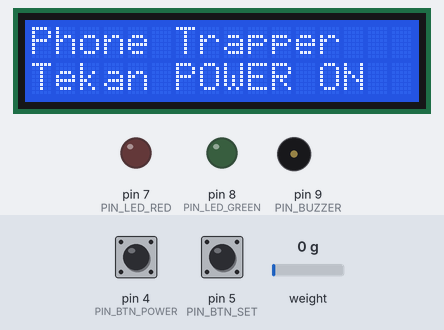
This sketch was run on a simulated Arduino Uno, built with avr-gcc and run on an emulated ATmega328P. On the bench: 16×2 character LCD, output pins drawn as LEDs (lit = HIGH), buzzer (waves = sounding). Dashed ring = blinking. Inputs (shaded band) come from the test bench; at power-on: pin 4 (PIN_BTN_POWER) HIGH, pin 5 (PIN_BTN_SET) HIGH, weight on the scale 0 g. What the sketch prints to the serial monitor is not drawn.

Above: at 3.9 s.
4.0 s: pin 4 (PIN_BTN_POWER) pulled LOW for 0.15 s
At 6.3 s:
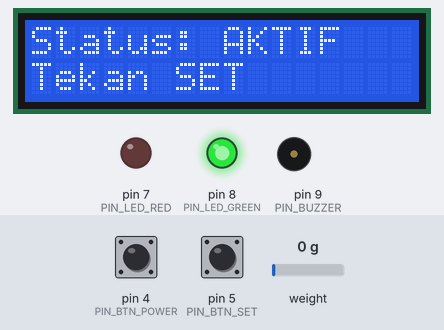
6.8 s: pin 5 (PIN_BTN_SET) pulled LOW for 0.15 s
At 8.5 s:
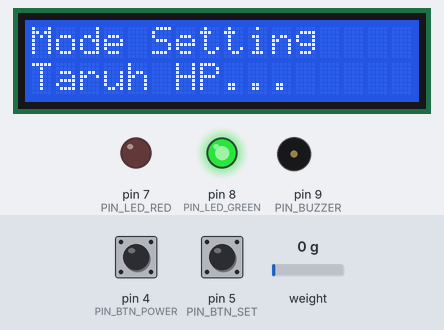
9.6 s: weight on the scale set to 26 g
11.1 s: weight on the scale set to 34 g
At 12.3 s:
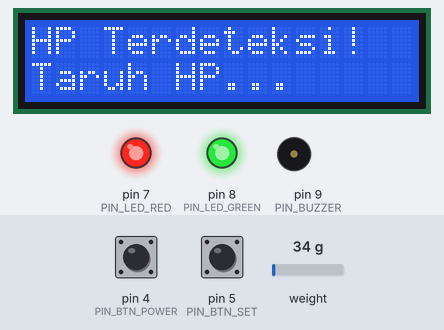
12.9 s: pin 5 (PIN_BTN_SET) pulled LOW for 1 s
At 16.7 s:
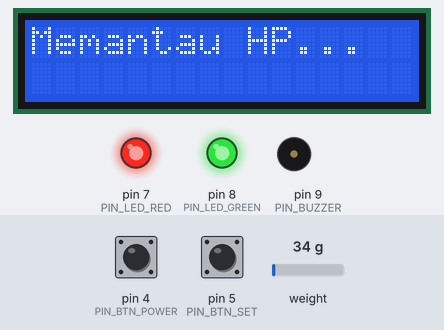
16.9 s: weight on the scale set to 48 g
18.4 s: weight on the scale set to 59 g
At 19.17 s:
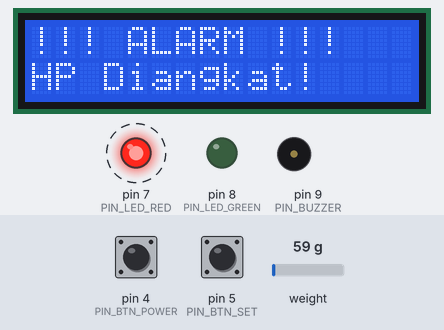
Timing chart, 0 to 21.5 s (numbered marks = the images above; inputs shaded):
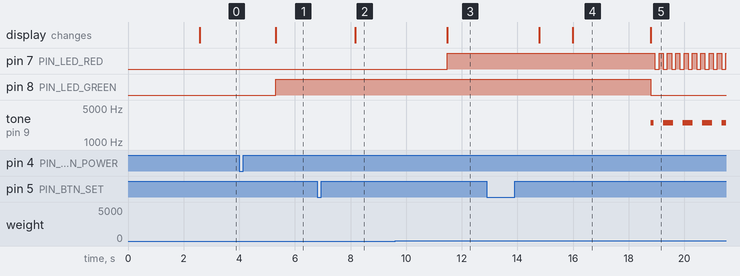

Measured:
- the behaviour switches between 30 and 31 g on weight on the scale (found by bisection; images 2 and 3)
- the behaviour switches between 54 and 55 g on weight on the scale (found by bisection; images 4 and 5)
- after the input at 4.0 s, pin 8 (PIN_LED_GREEN): LOW → HIGH after 1.3 s; the display: changes after 1.3 s (image 1)
- after the input at 6.8 s, the display: changes after 1.4 s (image 2)
- after the input at 9.6 s, every drawn part: stays the same
- after the input at 11.1 s, pin 7 (PIN_LED_RED): LOW → HIGH after 0.37 s; the display: changes after 0.38 s (image 3)
- after the input at 12.9 s, the display: first changes after 1.9 s (image 4 shows a later state)
- after the input at 16.9 s, every drawn part: stays the same
- after the input at 18.4 s, pin 7 (PIN_LED_RED): alternates HIGH for 0.15 s and LOW for 0.15 s, starting after 0.54 s; pin 8 (PIN_LED_GREEN): HIGH → LOW after 0.39 s; tone on pin 9 (PIN_BUZZER): silent → 2500 Hz after 0.39 s, then repeats every 0.70 s: silent 0.35 s, 2500 Hz 0.35 s; the display: changes after 0.39 s (image 5)

The sketch:

sketch_may20a.ino
```cpp
#include "HX711.h"
#include <LiquidCrystal.h>

// ─── PIN ────────────────────────────────────────────────────
#define PIN_HX_DT     2
#define PIN_HX_SCK    3
#define PIN_BTN_POWER 4
#define PIN_BTN_SET   5
#define PIN_LED_RED   7
#define PIN_LED_GREEN 8
#define PIN_BUZZER    9
LiquidCrystal lcd(13, 12, 11, 10, 6, A0);

// ─── KONFIGURASI ────────────────────────────────────────────
const float         CAL_FACTOR    = 423;
const float         THRESHOLD_G   = 20.0;
const float         MIN_WEIGHT_G  = 30.0;
const unsigned long DEBOUNCE_MS   = 250UL;
const unsigned long READ_INTERVAL = 500UL;

// ─── STATE ──────────────────────────────────────────────────
enum State { S_OFF, S_IDLE, S_SETTING, S_MONITORING, S_ALARM };
State state     = S_OFF;
State prevState = S_OFF;

// ─── VARIABEL ───────────────────────────────────────────────
HX711 scale;
float refWeight = 0.0;

unsigned long lastRelease[2] = {0, 0};
bool          prevBtn[2]     = {HIGH, HIGH};
unsigned long lastReadMs     = 0;
unsigned long lastBlinkMs    = 0;
unsigned long suppressUntilMs = 0;
bool          blinkState     = false;
bool          setReadyInSetting = false;
bool prevBothDown = false;
bool buzzerMuted  = false;
//bool suppressAfterBoth = false;
uint8_t       powerTapCount   = 0;
unsigned long firstPowerTapMs = 0;

// ─── HELPER ─────────────────────────────────────────────────

bool released(uint8_t pin, uint8_t idx) {
  bool cur = digitalRead(pin);
  bool ok  = false;
  if (cur == HIGH && prevBtn[idx] == LOW) {
    unsigned long now = millis();
    if (now - lastRelease[idx] > DEBOUNCE_MS) {
      ok = true;
      lastRelease[idx] = now;
    }
  }
  prevBtn[idx] = cur;
  return ok;
}

float readWeight() {
  if (scale.is_ready()) return scale.get_units(3);
  return -9999.0;
}

void leds(bool green, bool red) {
  digitalWrite(PIN_LED_GREEN, green ? HIGH : LOW);
  digitalWrite(PIN_LED_RED,   red   ? HIGH : LOW);
}

void buzzerOff() {
  noTone(PIN_BUZZER);
  digitalWrite(PIN_BUZZER, LOW);
}

void blinkPin(uint8_t pin, unsigned long interval) {
  if (millis() - lastBlinkMs >= interval) {
    lastBlinkMs = millis();
    blinkState  = !blinkState;
    digitalWrite(pin, blinkState ? HIGH : LOW);
  }
}

void bipBuzzer() {
  if (buzzerMuted) return;
  ((millis() / 350) % 2) ? tone(PIN_BUZZER, 2500) : noTone(PIN_BUZZER);
}

void printBar(const char* msg) {
  Serial.println(F("─────────────────────────"));
  Serial.println(msg);
  Serial.println(F("─────────────────────────"));
}

// ─── LCD HELPER ─────────────────────────────────────────────//

void lcdRow(uint8_t row, const char* text) {
  lcd.setCursor(0, row);
  uint8_t i = 0;
  while (text[i] && i < 16) { lcd.write(text[i]); i++; }
  while (i < 16)             { lcd.write(' ');     i++; }
}

void lcdRowF(uint8_t row, const __FlashStringHelper* fstr) {
  char buf[17];
  strncpy_P(buf, (const char*)fstr, 16);
  buf[16] = '\0';
  lcdRow(row, buf);
}
/*
void lcdShowWeight(uint8_t row, float w) {
  char line[17];
  if (w > -9999.0) snprintf(line, 17, "Berat:%6.1f g", w);
  else              snprintf(line, 17, "Berat:  --   g");
  lcdRow(row, line);
}
*/

void lcdUpdateState() {
  lcd.clear();
  switch (state) {
    case S_OFF:
      lcdRowF(0, F("Phone Trapper"));
      lcdRowF(1, F("Tekan POWER ON"));
      break;
    case S_IDLE:
      lcdRowF(0, F("Status: AKTIF"));
      lcdRowF(1, F("Tekan SET"));
      break;
    case S_SETTING:
      lcdRowF(0, F("Mode Setting"));
      lcdRowF(1, F("Taruh HP..."));
      break;
    case S_MONITORING:
      lcdRowF(0, F("Memantau HP..."));
      //lcdShowWeight(1, refWeight);
      break;
    case S_ALARM:
      lcdRowF(0, F("!!! ALARM !!!"));
      lcdRowF(1, F("HP Diangkat!"));
      break;
  }
}
// ─── AKHIR LCD HELPER ───────────────────────────────────────

// ─── SETUP ──────────────────────────────────────────────────
void setup() {
  Serial.begin(9600);

  pinMode(PIN_LED_GREEN, OUTPUT); digitalWrite(PIN_LED_GREEN, LOW);
  pinMode(PIN_LED_RED,   OUTPUT); digitalWrite(PIN_LED_RED,   LOW);
  pinMode(PIN_BUZZER,    OUTPUT); digitalWrite(PIN_BUZZER,    LOW);

  pinMode(PIN_BTN_POWER, INPUT_PULLUP);
  pinMode(PIN_BTN_SET,   INPUT_PULLUP);

  lcd.begin(16, 2);                                  // ← TAMBAH
  lcdRowF(0, F("Phone Trapper"));                    // ← TAMBAH
  lcdRowF(1, F("Memulai..."));                       // ← TAMBAH

  delay(1500);

  prevBtn[0]     = digitalRead(PIN_BTN_POWER);
  prevBtn[1]     = digitalRead(PIN_BTN_SET);
  lastRelease[0] = millis();
  lastRelease[1] = millis();

  scale.begin(PIN_HX_DT, PIN_HX_SCK);
  scale.set_scale(CAL_FACTOR);
  scale.tare();

  state = S_OFF;
  lcdUpdateState();                                  // ← TAMBAH

  Serial.println(F("=============================="));
  Serial.println(F("   IoT Phone Trapper v7"));
  Serial.println(F("=============================="));
  Serial.print(F("  Pin4 (POWER) saat boot: "));
  Serial.println(digitalRead(PIN_BTN_POWER) == LOW ? F("DITEKAN (cek wiring!)") : F("OK (HIGH)"));
  Serial.print(F("  Pin5 (SET)   saat boot: "));
  Serial.println(digitalRead(PIN_BTN_SET)   == LOW ? F("DITEKAN (cek wiring!)") : F("OK (HIGH)"));
  Serial.println(F("  Status: MATI"));
  Serial.println(F("=============================="));
}

// ─── LOOP UTAMA ─────────────────────────────────────────────
void loop() {

  // ── CEK KEDUA TOMBOL BERSAMAAN ─────────────────────────  //
  //bool pwrDown  = (digitalRead(PIN_BTN_POWER) == LOW);
  //bool setDown  = (digitalRead(PIN_BTN_SET)   == LOW);
  bool bothDown = (digitalRead(PIN_BTN_POWER) == LOW) &&
                  (digitalRead(PIN_BTN_SET)   == LOW);

  if (bothDown) {
    if (!prevBothDown && state == S_ALARM) {
      buzzerOff();
      buzzerMuted = false;
      state       = S_MONITORING;
      lastReadMs  = 0;
      printBar("  [KEMBALI] Monitoring dilanjutkan");
    }
    prevBothDown = true;
    // prevBtn[0] dan prevBtn[1] TIDAK diset di sini lagi
    if (state == S_ALARM) {
      digitalWrite(PIN_LED_GREEN, LOW);
      blinkPin(PIN_LED_RED, 150);
      bipBuzzer();
    }
    return;
  }

  if (prevBothDown) {   // ← TAMBAH: clear state tombol setelah keduanya dilepas
    //prevBtn[0] = HIGH;
    //prevBtn[1] = HIGH;
    suppressUntilMs = millis() + 600;
  }
  prevBothDown = false;
  // ── AKHIR CEK KEDUA TOMBOL ──────────────────────────────

  //if (prevBothDown) suppressAfterBoth = true;
  //prevBothDown = false;

  bool rPower = released(PIN_BTN_POWER, 0);
  bool rSet   = released(PIN_BTN_SET,   1);

  if (millis() < suppressUntilMs) {
    rPower = false;
    rSet   = false;
  }

  /*if (suppressAfterBoth) {
    rPower = false;
    rSet   = false;
    suppressAfterBoth = false;
  }
  */

  // ── DETEKSI DOUBLE TAP POWER ──────────────────────────
  bool doubleTap = false;
  if (rPower) {
    unsigned long now = millis();
    if (powerTapCount == 0) {
      powerTapCount   = 1;
      firstPowerTapMs = now;
      // Feedback tap pertama di LCD (kecuali S_OFF)
      if (state != S_OFF) lcdRowF(1, F("Tekan lagi: OFF "));
    } else if (now - firstPowerTapMs <= 700UL) {
      doubleTap     = true;
      powerTapCount = 0;
    } else {
      // Terlalu lama → restart hitungan
      powerTapCount   = 1;
      firstPowerTapMs = now;
      if (state != S_OFF) lcdRowF(1, F("Tekan lagi: OFF "));
    }
  }
  // Reset jika window 700ms habis tanpa tap kedua
  if (powerTapCount == 1 && millis() - firstPowerTapMs > 700UL) {
    powerTapCount = 0;
  }

  if (state == S_SETTING && !setReadyInSetting) {
    if (digitalRead(PIN_BTN_SET) == HIGH) {
      setReadyInSetting = true;
    }
    rSet = false;
  }

  // ── UPDATE LCD SAAT STATE BERUBAH ──────────────────────  // ← TAMBAH
  if (state != prevState) {
    lcdUpdateState();
    prevState = state;
  }

  switch (state) {

    case S_OFF:
      leds(false, false);
      buzzerOff();
      buzzerMuted = false;                           // ← TAMBAH (reset mute saat OFF)
      if (rPower) {
        scale.tare();
        state = S_IDLE;
        printBar("  [ON] Alat menyala");
        Serial.println(F("  Tekan SET (biru) untuk setting"));
      }
      break;

    case S_IDLE:
      leds(true, false);
      if (doubleTap) {
        state = S_OFF;
        printBar("  [OFF] Dimatikan");
      } else if (rSet) {
        scale.tare();
        setReadyInSetting = false;
        lastReadMs = 0;
        state = S_SETTING;
        printBar("  [SET] Mode setting");
        Serial.println(F("  >> Letakkan HP di timbangan"));
        Serial.println(F("  >> LED merah = HP terdeteksi"));
        Serial.println(F("  >> Tekan SET lagi untuk simpan"));
      }
      break;

    case S_SETTING:
      digitalWrite(PIN_LED_GREEN, HIGH);
      buzzerOff();

      if (millis() - lastReadMs >= READ_INTERVAL) {
        lastReadMs = millis();
        float w = readWeight();
        if (w > -9999.0) {
          bool ada = (w > MIN_WEIGHT_G);
          digitalWrite(PIN_LED_RED, ada ? HIGH : LOW);
          if (ada) {                                 // ← TAMBAH blok LCD setting
            lcdRowF(0, F("HP Terdeteksi!"));
          } else {
            lcdRowF(0, F("Mode Setting"));
          }
          //lcdShowWeight(1, w);                       // ← TAMBAH
          Serial.print(F("  Preview: "));
          Serial.print(w, 1);
          Serial.print(F(" g "));
          Serial.println(ada ? F("[HP TERDETEKSI]") : F("[belum ada HP]"));
          if (!setReadyInSetting)
            Serial.println(F("  (menunggu tombol SET dilepas dulu...)"));
        }
      }

      if (doubleTap) {
        leds(false, false);
        state = S_OFF;
        printBar("  [OFF] Dimatikan dari setting");

      } else if (rSet) {
        float w = readWeight();
        if (w > MIN_WEIGHT_G) {
          Serial.println(F("  Menyimpan berat..."));
          float sum = 0; int cnt = 0;
          unsigned long tS = millis();
          while (cnt < 5 && millis() - tS < 2000) {
            if (scale.is_ready()) { sum += scale.get_units(1); cnt++; }
          }
          if (cnt > 0) {
            refWeight = sum / cnt;
            leds(true, true);
            lcd.clear();                             // ← TAMBAH konfirmasi LCD
            lcdRowF(0, F("Berat Tersimpan!"));
            //lcdShowWeight(1, refWeight);
            delay(1200);                             // ← TAMBAH tahan agar terbaca
            state = S_MONITORING;
            lastReadMs = 0;
            Serial.print(F("  [MONITOR] Berat: "));
            Serial.print(refWeight, 1);
            Serial.println(F(" g — memantau..."));
          }
        } else {
          lcdRowF(1, F("Taruh HP dulu!"));           // ← TAMBAH
          Serial.println(F("  ! Belum ada HP — letakkan HP dulu"));
          delay(800);                                // ← TAMBAH beri waktu baca LCD
        }
      }
      break;

    case S_MONITORING:
      digitalWrite(PIN_LED_GREEN, HIGH);

      if (doubleTap) {
        leds(false, false);
        state = S_OFF;
        printBar("  [OFF] Dimatikan");
        break;
      }
      if (rSet) {
        scale.tare();
        digitalWrite(PIN_LED_RED, LOW);
        setReadyInSetting = false;
        lastReadMs = 0;
        state = S_SETTING;
        printBar("  [RESET] Set ulang berat");
        break;
      }

      if (millis() - lastReadMs >= READ_INTERVAL) {
        lastReadMs = millis();
        float cur = readWeight();
        if (cur > -9999.0) {
          float diff = abs(cur - refWeight);
          digitalWrite(PIN_LED_RED, (cur > MIN_WEIGHT_G) ? HIGH : LOW);
          //lcdShowWeight(1, cur);                     // ← TAMBAH update berat live
          Serial.print(F("MON | "));
          Serial.print(cur, 1);
          Serial.print(F("g | Ref:"));
          Serial.print(refWeight, 1);
          Serial.print(F("g | Δ:"));
          Serial.print(diff, 1);
          Serial.println(F("g"));
          if (diff > THRESHOLD_G) {
            buzzerMuted = false;                     // ← TAMBAH reset mute saat alarm baru
            state = S_ALARM;
            Serial.println(F("!!! ALARM !!!"));
          }
        }
      }
      break;

    case S_ALARM:
      digitalWrite(PIN_LED_GREEN, LOW);
      blinkPin(PIN_LED_RED, 150);
      bipBuzzer();
      if (doubleTap) {
        buzzerOff();
        buzzerMuted = false;                         // ← TAMBAH reset mute
        leds(false, false);
        state = S_OFF;
        printBar("  [OFF] Alarm dimatikan");
      }
      break;
  }
}
```
